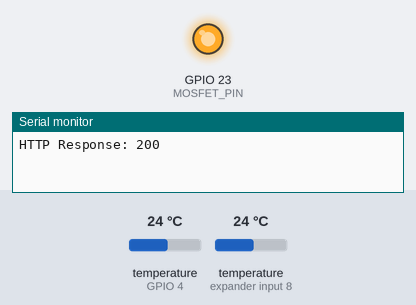
A sketch run on a simulated ESP32. Shown: output pins drawn as LEDs (lit = HIGH), the last lines printed to the serial monitor. The test bench sets the inputs (shaded band); at power-on: temperature (sensors on GPIO 4, expander input 8) 24 °C. WiFi joins after 1.5 s; servers stay silent unless stated; uploads are accepted with an empty reply; the local clock reads 2024-03-15 10:24:30 at power-on unless the sketch sets it; random numbers use the default seed unless the sketch sets one.

Above: at 5.2 s.
5.3 s: temperature (sensor on GPIO 4) set to 36.8 °C
9.2 s: temperature (sensor on GPIO 4) set to 37.7 °C
At 11.8 s:
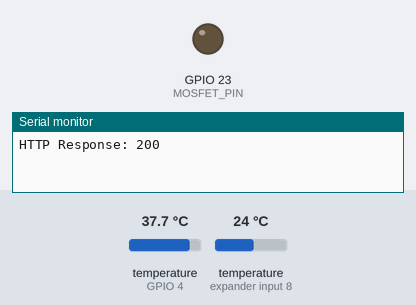
13.1 s: temperature (sensor on GPIO 4) set to 35.9 °C
17.0 s: temperature (sensor on GPIO 4) set to 34.8 °C
At 20.1 s:
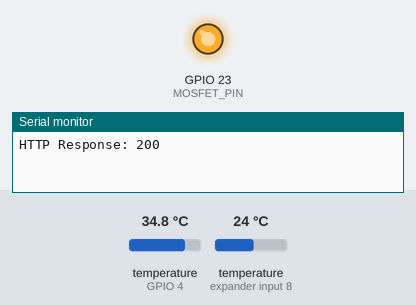
21.2 s: temperature (sensor on GPIO 4) set to 41 °C
At 24.1 s:
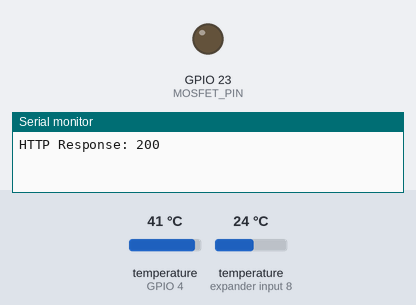
Timing chart, 0 to 25.6 s (numbered marks = the images above; inputs shaded):
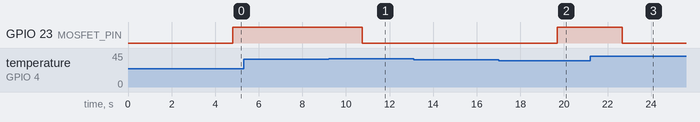

The sketch:

digital_twin_esp32.ino
```cpp
#include <WiFi.h>
#include <HTTPClient.h>
#include <time.h>
#include <OneWire.h>
#include <DallasTemperature.h>

// ================= PINOS =================
#define ONE_WIRE_BUS 4
#define MOSFET_PIN 23

// ================= WIFI =================
#define WIFI_SSID "XXXXX"
#define WIFI_PASSWORD "XXXXX"

// ================= FIREBASE =================
#define FIREBASE_HOST "https://XXXXX.firebaseio.com"

// ================= SENSORES =================
OneWire oneWire(ONE_WIRE_BUS);
DallasTemperature sensors(&oneWire);

// ================= CONTROLE =================
float setpoint = 34.0;
float hysteresis = 1.0;
bool estadoMosfet = false;

// ================= TIMERS =================
unsigned long lastSetpointUpdate = 0;
unsigned long setpointInterval = 20UL * 60UL * 1000UL; // 20 minutos

// ================= STATUS =================
void status(String msg) {
  Serial.print("[");
  Serial.print(millis() / 1000);
  Serial.print("s] ");
  Serial.println(msg);
}

// ================= WIFI =================
void connectWiFi() {
  status("Conectando WiFi");

  WiFi.begin(WIFI_SSID, WIFI_PASSWORD);

  while (WiFi.status() != WL_CONNECTED) {
    delay(1000);
    Serial.print(".");
  }

  Serial.println();
  status("WiFi conectado");
  Serial.println(WiFi.localIP());
}

// ================= SETPOINT ALEATORIO =================
void updateSetpoint() {
  // gera entre 30 e 38
  setpoint = random(300, 381) / 10.0;

  status("Novo setpoint: " + String(setpoint));
}

// ================= SETUP =================
void setup() {
  Serial.begin(115200);
  delay(2000);

  status("BOOT");

  // MOSFET
  pinMode(MOSFET_PIN, OUTPUT);
  digitalWrite(MOSFET_PIN, LOW);

  // Sensores
  sensors.begin();

  // WiFi
  connectWiFi();

  // NTP
  configTime(-3 * 3600, 0, "pool.ntp.org");

  struct tm timeinfo;
  while (!getLocalTime(&timeinfo)) {
    Serial.println("Aguardando NTP...");
    delay(1000);
  }

  status("Horario sincronizado");

  // Seed do random
  randomSeed(esp_random());

  // Inicializa setpoint
  updateSetpoint();
}

// ================= LOOP =================
void loop() {

  // Reconectar WiFi
  if (WiFi.status() != WL_CONNECTED) {
    status("WiFi caiu");
    WiFi.disconnect();
    connectWiFi();
  }

  // Atualizar setpoint a cada 20 min
  if (millis() - lastSetpointUpdate > setpointInterval) {
    lastSetpointUpdate = millis();
    updateSetpoint();
  }

  // Ler sensores
  sensors.requestTemperatures();

  float t1 = sensors.getTempCByIndex(0);
  float t2 = sensors.getTempCByIndex(1);

  // Limites com histerese
  float tempLiga = setpoint - hysteresis;
  float tempDesliga = setpoint + hysteresis;

  // ================= CONTROLE =================
  if (!estadoMosfet && t1 < tempLiga) {
    digitalWrite(MOSFET_PIN, HIGH);
    estadoMosfet = true;
    status("MOSFET LIGADO");
  }

  if (estadoMosfet && t1 > tempDesliga) {
    digitalWrite(MOSFET_PIN, LOW);
    estadoMosfet = false;
    status("MOSFET DESLIGADO");
  }

  // ================= NTP =================
  struct tm timeinfo;
  if (!getLocalTime(&timeinfo)) {
    status("Erro NTP");
    delay(2000);
    return;
  }

  char timestamp[20];
  strftime(timestamp, sizeof(timestamp), "%Y-%m-%d %H:%M:%S", &timeinfo);

  // ================= FIREBASE ID =================
  String firebaseId = String(timestamp);
  firebaseId.replace(" ", "_");
  firebaseId.replace(":", "-");

  // ================= JSON =================
  String json = "{";
  json += "\"timestamp\":\"" + String(timestamp) + "\",";
  json += "\"setpoint\":" + String(setpoint) + ",";
  json += "\"ds18b201\":" + String(t1) + ",";
  json += "\"ds18b202\":" + String(t2) + ",";
  json += "\"mosfet\":" + String(estadoMosfet ? 1 : 0);
  json += "}";

  // ================= SERIAL =================
  Serial.println(json);

  // ================= FIREBASE =================
  String url = String(FIREBASE_HOST) + "/digital_twin_dinamico_rev1/" + firebaseId + ".json";

  HTTPClient http;
  http.begin(url.c_str());
  http.addHeader("Content-Type", "application/json");
  http.setTimeout(5000);

  int httpResponseCode = http.PUT(json);

  Serial.print("HTTP Response: ");
  Serial.println(httpResponseCode);

  http.end();

  delay(2000); // ciclo de 2 segundos
}
```

Measured:
- the behaviour switches between 37.1 and 37.2 °C on temperature (sensor on GPIO 4) (found by bisection; images 0 and 1)
- the behaviour switches between 35.2 and 35.1 °C on temperature (sensor on GPIO 4) (found by bisection; images 1 and 2)
- after the input at 9.2 s, GPIO 23 (MOSFET_PIN): HIGH → LOW after 1.6 s
- after the input at 17.0 s, GPIO 23 (MOSFET_PIN): LOW → HIGH after 2.7 s
- after the input at 21.2 s, GPIO 23 (MOSFET_PIN): HIGH → LOW after 1.5 s
